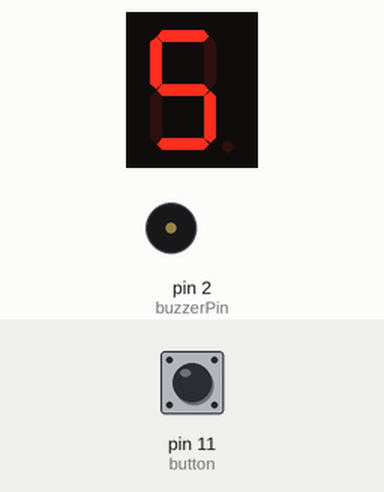
The sketch below on a simulated Arduino Uno, built with avr-gcc and run on an emulated ATmega328P. On the bench: 1-digit seven-segment display, buzzer (waves = sounding). Wiring (inferred from the names in the program): 1-digit 7-segment display, segments lit when LOW: segments pin 4, pin 3, pin 8, pin 9, pin 10, pin 5, pin 6, pin 7. The test bench sets the inputs (shaded band); at power-on: pin 11 (button) LOW. Random numbers use the default seed unless the sketch sets one; the segment pins are drawn as the display they are named for.

Above: at 1.2 s.
1.3 s: pin 11 (button) pulled HIGH for 0.15 s
At 1.7 s:
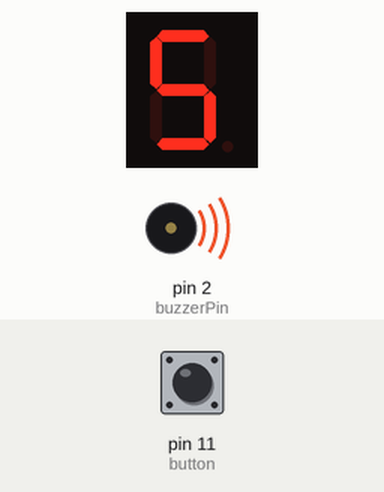
4.4 s: pin 11 (button) pulled HIGH for 1 s
6.9 s: pin 11 (button) pulled HIGH for 3.2 s
At 8.6 s:
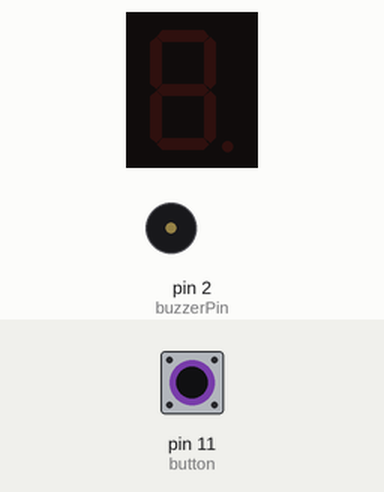
Timing chart, 0 to 19.1 s (numbered marks = the images above; inputs shaded):
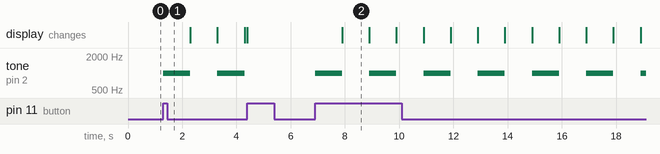

Measured:
- after the input at 1.3 s, tone on pin 2 (buzzerPin): alternates 1000 Hz for 1.0 s and silent for 1.0 s, starting at once
- after the input at 6.9 s, tone on pin 2 (buzzerPin): alternates 1000 Hz for 1.0 s and silent for 1.0 s, starting at once; the display: changes after 1.0 s (image 2)
- what the display in image 2 shows lasts 1.0 s, from 7.9 s to 8.9 s

The sketch:

program.ino
```cpp
//Buzzer pin
const int buzzerPin = 2;
//These letters are explained on the home page.
const int segmentG = 6;
const int segmentF = 5;
const int segmentE = 10;
const int segmentD = 9;
const int segmentPoint = 7;
const int segmentC = 8;
const int segmentB = 3;
const int segmentA = 4;
//Button pin
const int button = 11;

//numberGlobal is number that we want to show
int numberGlobal = 0;
//We need that, i will explain later.
int repeatNumber = 0;

//Variable that checks whether the button is pressed or not
bool isClick = false;

unsigned long previousMillis = 0;
const long interval = 1000; // 1 saniye
long counter = 0;

//This function provides that we don't need write these codes again to show number
void writeNumber(uint8_t g, uint8_t f, uint8_t e, uint8_t d, uint8_t c, uint8_t b, uint8_t a)
{
	digitalWrite(segmentG,g);
	digitalWrite(segmentF,f);
	digitalWrite(segmentE,e);
	digitalWrite(segmentD,d);
	digitalWrite(segmentC,c);
	digitalWrite(segmentB,b);
	digitalWrite(segmentA,a);
	digitalWrite(segmentPoint, HIGH);
}

//We give number parameter and this function display that number.
void displayNumber(int number)
{
  if(number == 0)
  {
    writeNumber(HIGH, LOW, LOW, LOW, LOW, LOW, LOW);
  }

  if(number == 1)
  {
    writeNumber(HIGH, HIGH, HIGH, HIGH, LOW, LOW, HIGH);
  }

  else if(number == 2)
  {
    writeNumber(LOW, HIGH, LOW, LOW, HIGH, LOW, LOW);
  }

  else if(number == 3)
  {
    writeNumber(LOW, HIGH, HIGH, LOW, LOW, LOW, LOW);
  }

  if(number == 4)
  {
    writeNumber(LOW, LOW, HIGH, HIGH, LOW, LOW, HIGH);
  }

  if(number == 5)
  {
    writeNumber(LOW, LOW, HIGH, LOW, LOW, HIGH, LOW);
  }

  else if(number == 6)
  {
    writeNumber(LOW, LOW, LOW, LOW, LOW, HIGH, LOW);
  }

  else if(number == 7)
  {
    writeNumber(HIGH, HIGH, HIGH, HIGH, LOW, LOW, LOW);
  }

  else if(number == 8)
  {
    writeNumber(LOW, LOW, LOW, LOW, LOW, LOW, LOW);
  }

  else if(number == 9)
  {
    writeNumber(LOW, LOW, HIGH, LOW, LOW, LOW, LOW);
  }
}

//Thanks to this function, we check whether the button is pressed or not.
void control()
{
  //If the button is pressed, this means that the customer's meal is prepared.
  if(digitalRead(button) == 1)
  {
    repeatNumber++;

    //We need that variable because we want to isClick is true or false just one time.
    if(repeatNumber == 1)
    {
      isClick = !isClick;
    }
  }

  else
  {
    repeatNumber = 0;
  }
}

void setup()
{
  //When we run program we want to different random values.
  randomSeed(analogRead(0));

	pinMode(buzzerPin, OUTPUT);
	pinMode(segmentG, OUTPUT);
	pinMode(segmentF, OUTPUT);
	pinMode(segmentE, OUTPUT);
	pinMode(segmentD, OUTPUT);
	pinMode(segmentPoint, OUTPUT);
	pinMode(segmentC, OUTPUT);
	pinMode(segmentB, OUTPUT);
	pinMode(segmentA, OUTPUT);
	pinMode(button, INPUT);

  //We assign random value to numberGlobal.
  numberGlobal = random(9);
}

void loop()
{
  unsigned long currentMillis = millis();
  control();

  //Eğer isClick is true the buzzer beeps and seven segment display flash.
	if(isClick)
	{
    if (currentMillis - previousMillis >= interval) {
        //Every one second these processes are done.

        counter++;
        //Buzzer beeps & stops and seven segment display flashes with counter
        if(counter % 2 == 0)
        {
          noTone(buzzerPin);
          writeNumber(HIGH, HIGH, HIGH, HIGH, HIGH, HIGH, HIGH);
        }

        else
        {
          tone(buzzerPin, 1000);
          displayNumber(numberGlobal);
        }

        //Update timestamp
        previousMillis = currentMillis;
    }

    control();
	}

	else
	{
		displayNumber(numberGlobal);
		noTone(buzzerPin);
	}


}
```
